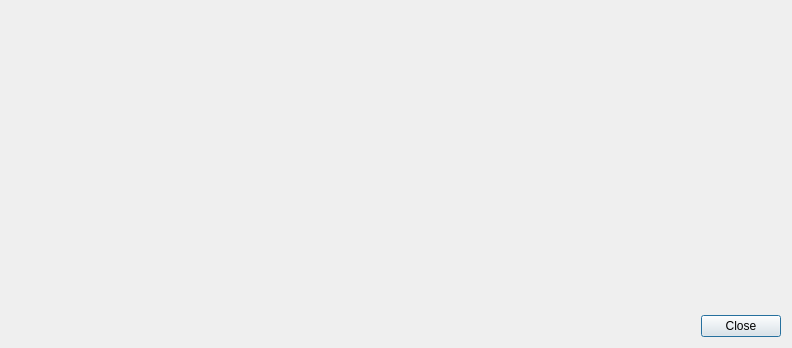
<?xml version="1.0" encoding="UTF-8"?>
<ui version="4.0">
 <class>DialogHex</class>
 <widget class="QDialog" name="DialogHex">
  <property name="windowModality">
   <enum>Qt::ApplicationModal</enum>
  </property>
  <property name="geometry">
   <rect>
    <x>0</x>
    <y>0</y>
    <width>792</width>
    <height>348</height>
   </rect>
  </property>
  <property name="windowTitle">
   <string>Hex</string>
  </property>
  <property name="modal">
   <bool>true</bool>
  </property>
  <layout class="QVBoxLayout" name="verticalLayout">
   <item>
    <widget class="QHexViewWidget" name="widgetHex" native="true">
     <property name="sizePolicy">
      <sizepolicy hsizetype="Preferred" vsizetype="Expanding">
       <horstretch>0</horstretch>
       <verstretch>0</verstretch>
      </sizepolicy>
     </property>
    </widget>
   </item>
   <item>
    <layout class="QHBoxLayout" name="horizontalLayout">
     <item>
      <spacer name="horizontalSpacer">
       <property name="orientation">
        <enum>Qt::Horizontal</enum>
       </property>
       <property name="sizeHint" stdset="0">
        <size>
         <width>40</width>
         <height>20</height>
        </size>
       </property>
      </spacer>
     </item>
     <item>
      <widget class="QPushButton" name="pushButtonClose">
       <property name="text">
        <string>Close</string>
       </property>
      </widget>
     </item>
    </layout>
   </item>
  </layout>
 </widget>
 <customwidgets>
  <customwidget>
   <class>QHexViewWidget</class>
   <extends>QWidget</extends>
   <header location="global">qhexviewwidget.h</header>
   <container>1</container>
  </customwidget>
 </customwidgets>
 <resources/>
 <connections/>
</ui>
